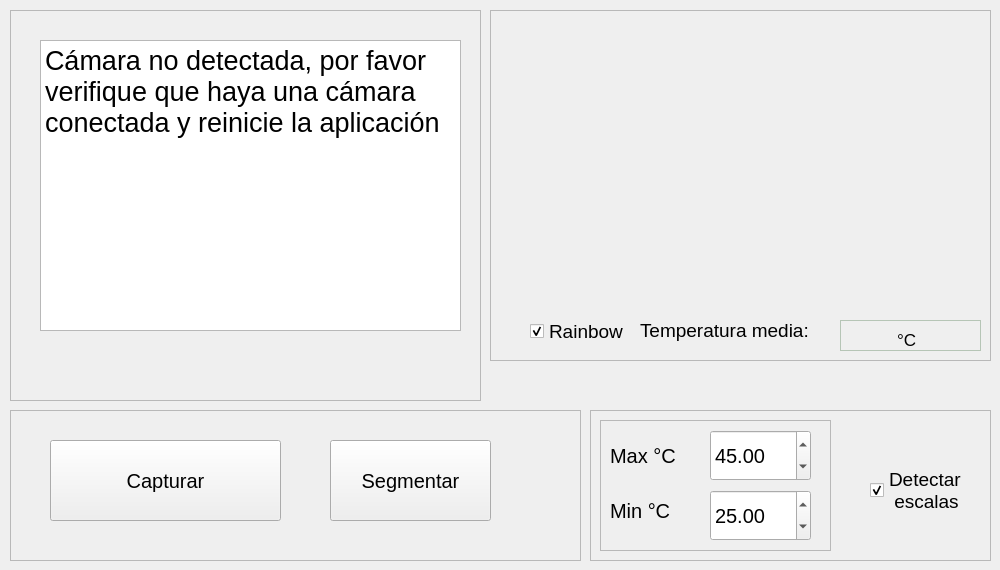
    <widget class="QWidget" name="tab">
     <attribute name="title">
      <string>Captura</string>
     </attribute>
     <widget class="QFrame" name="frame_2">
      <property name="geometry">
       <rect>
        <x>10</x>
        <y>10</y>
        <width>471</width>
        <height>391</height>
       </rect>
      </property>
      <property name="frameShape">
       <enum>QFrame::StyledPanel</enum>
      </property>
      <property name="frameShadow">
       <enum>QFrame::Raised</enum>
      </property>
      <widget class="QLabel" name="inputImg">
       <property name="geometry">
        <rect>
         <x>10</x>
         <y>10</y>
         <width>451</width>
         <height>331</height>
        </rect>
       </property>
       <property name="text">
        <string/>
       </property>
       <property name="pixmap">
        <pixmap>../../../../.designer/backup/ice.png</pixmap>
       </property>
       <property name="scaledContents">
        <bool>true</bool>
       </property>
      </widget>
      <widget class="QTextBrowser" name="textBrowser_2">
       <property name="geometry">
        <rect>
         <x>30</x>
         <y>30</y>
         <width>421</width>
         <height>291</height>
        </rect>
       </property>
       <property name="html">
        <string>&lt;!DOCTYPE HTML PUBLIC &quot;-//W3C//DTD HTML 4.0//EN&quot; &quot;http://www.w3.org/TR/REC-html40/strict.dtd&quot;&gt;
&lt;html&gt;&lt;head&gt;&lt;meta name=&quot;qrichtext&quot; content=&quot;1&quot; /&gt;&lt;style type=&quot;text/css&quot;&gt;
p, li { white-space: pre-wrap; }
&lt;/style&gt;&lt;/head&gt;&lt;body style=&quot; font-family:'Sans Serif'; font-size:20pt; font-weight:400; font-style:normal;&quot;&gt;
&lt;p style=&quot; margin-top:0px; margin-bottom:0px; margin-left:0px; margin-right:0px; -qt-block-indent:0; text-indent:0px;&quot;&gt;&lt;span style=&quot; font-family:'Noto Sans';&quot;&gt;Cámara no detectada, por favor verifique que haya una cámara conectada y reinicie la aplicación&lt;/span&gt;&lt;/p&gt;&lt;/body&gt;&lt;/html&gt;</string>
       </property>
      </widget>
      <zorder>textBrowser_2</zorder>
      <zorder>inputImg</zorder>
     </widget>
     <widget class="QFrame" name="sessionFrame">
      <property name="geometry">
       <rect>
        <x>10</x>
        <y>410</y>
        <width>571</width>
        <height>151</height>
       </rect>
      </property>
      <property name="frameShape">
       <enum>QFrame::StyledPanel</enum>
      </property>
      <property name="frameShadow">
       <enum>QFrame::Raised</enum>
      </property>
      <widget class="QPushButton" name="segButton">
       <property name="geometry">
        <rect>
         <x>320</x>
         <y>30</y>
         <width>161</width>
         <height>81</height>
        </rect>
       </property>
       <property name="font">
        <font>
         <pointsize>15</pointsize>
        </font>
       </property>
       <property name="text">
        <string>Segmentar</string>
       </property>
       <property name="shortcut">
        <string>Ctrl+F</string>
       </property>
      </widget>
      <widget class="QPushButton" name="captureButton">
       <property name="geometry">
        <rect>
         <x>40</x>
         <y>30</y>
         <width>231</width>
         <height>81</height>
        </rect>
       </property>
       <property name="font">
        <font>
         <pointsize>15</pointsize>
        </font>
       </property>
       <property name="text">
        <string>Capturar</string>
       </property>
      </widget>
     </widget>
     <widget class="QFrame" name="frame_6">
      <property name="geometry">
       <rect>
        <x>490</x>
        <y>10</y>
        <width>501</width>
        <height>351</height>
       </rect>
      </property>
      <property name="frameShape">
       <enum>QFrame::StyledPanel</enum>
      </property>
      <property name="frameShadow">
       <enum>QFrame::Raised</enum>
      </property>
      <widget class="QLabel" name="outputImg">
       <property name="geometry">
        <rect>
         <x>40</x>
         <y>20</y>
         <width>320</width>
         <height>240</height>
        </rect>
       </property>
       <property name="text">
        <string/>
       </property>
       <property name="pixmap">
        <pixmap>../../../../.designer/backup/ice.png</pixmap>
       </property>
       <property name="scaledContents">
        <bool>true</bool>
       </property>
      </widget>
      <widget class="QFrame" name="temperatureFrame">
       <property name="geometry">
        <rect>
         <x>350</x>
         <y>310</y>
         <width>141</width>
         <height>31</height>
        </rect>
       </property>
       <property name="palette">
        <palette>
         <active>
          <colorrole role="WindowText">
           <brush brushstyle="SolidPattern">
            <color alpha="255">
             <red>0</red>
             <green>0</green>
             <blue>0</blue>
            </color>
           </brush>
          </colorrole>
          <colorrole role="Button">
           <brush brushstyle="SolidPattern">
            <color alpha="255">
             <red>236</red>
             <green>255</green>
             <blue>236</blue>
            </color>
           </brush>
          </colorrole>
          <colorrole role="Light">
           <brush brushstyle="SolidPattern">
            <color alpha="255">
             <red>255</red>
             <green>255</green>
             <blue>255</blue>
            </color>
           </brush>
          </colorrole>
          <colorrole role="Midlight">
           <brush brushstyle="SolidPattern">
            <color alpha="255">
             <red>245</red>
             <green>255</green>
             <blue>245</blue>
            </color>
           </brush>
          </colorrole>
          <colorrole role="Dark">
           <brush brushstyle="SolidPattern">
            <color alpha="255">
             <red>118</red>
             <green>127</green>
             <blue>118</blue>
            </color>
           </brush>
          </colorrole>
          <colorrole role="Mid">
           <brush brushstyle="SolidPattern">
            <color alpha="255">
             <red>157</red>
             <green>170</green>
             <blue>157</blue>
            </color>
           </brush>
          </colorrole>
          <colorrole role="Text">
           <brush brushstyle="SolidPattern">
            <color alpha="255">
             <red>0</red>
             <green>0</green>
             <blue>0</blue>
            </color>
           </brush>
          </colorrole>
          <colorrole role="BrightText">
           <brush brushstyle="SolidPattern">
            <color alpha="255">
             <red>255</red>
             <green>255</green>
             <blue>255</blue>
            </color>
           </brush>
          </colorrole>
          <colorrole role="ButtonText">
           <brush brushstyle="SolidPattern">
            <color alpha="255">
             <red>0</red>
             <green>0</green>
             <blue>0</blue>
            </color>
           </brush>
          </colorrole>
          <colorrole role="Base">
           <brush brushstyle="SolidPattern">
            <color alpha="255">
             <red>255</red>
             <green>255</green>
             <blue>255</blue>
            </color>
           </brush>
          </colorrole>
          <colorrole role="Window">
           <brush brushstyle="SolidPattern">
            <color alpha="255">
             <red>236</red>
             <green>255</green>
             <blue>236</blue>
            </color>
           </brush>
          </colorrole>
          <colorrole role="Shadow">
           <brush brushstyle="SolidPattern">
            <color alpha="255">
             <red>0</red>
             <green>0</green>
             <blue>0</blue>
            </color>
           </brush>
          </colorrole>
          <colorrole role="AlternateBase">
           <brush brushstyle="SolidPattern">
            <color alpha="255">
             <red>245</red>
             <green>255</green>
             <blue>245</blue>
            </color>
           </brush>
          </colorrole>
          <colorrole role="ToolTipBase">
           <brush brushstyle="SolidPattern">
            <color alpha="255">
             <red>255</red>
             <green>255</green>
             <blue>220</blue>
            </color>
           </brush>
          </colorrole>
          <colorrole role="ToolTipText">
           <brush brushstyle="SolidPattern">
            <color alpha="255">
             <red>0</red>
             <green>0</green>
             <blue>0</blue>
            </color>
           </brush>
          </colorrole>
          <colorrole role="PlaceholderText">
           <brush brushstyle="SolidPattern">
            <color alpha="128">
             <red>0</red>
             <green>0</green>
             <blue>0</blue>
            </color>
           </brush>
          </colorrole>
         </active>
         <inactive>
          <colorrole role="WindowText">
           <brush brushstyle="SolidPattern">
            <color alpha="255">
             <red>0</red>
             <green>0</green>
             <blue>0</blue>
            </color>
           </brush>
          </colorrole>
          <colorrole role="Button">
           <brush brushstyle="SolidPattern">
            <color alpha="255">
             <red>236</red>
             <green>255</green>
             <blue>236</blue>
            </color>
           </brush>
          </colorrole>
          <colorrole role="Light">
           <brush brushstyle="SolidPattern">
            <color alpha="255">
             <red>255</red>
             <green>255</green>
             <blue>255</blue>
            </color>
           </brush>
          </colorrole>
          <colorrole role="Midlight">
           <brush brushstyle="SolidPattern">
            <color alpha="255">
             <red>245</red>
             <green>255</green>
             <blue>245</blue>
            </color>
           </brush>
          </colorrole>
          <colorrole role="Dark">
           <brush brushstyle="SolidPattern">
            <color alpha="255">
             <red>118</red>
             <green>127</green>
             <blue>118</blue>
            </color>
           </brush>
          </colorrole>
          <colorrole role="Mid">
           <brush brushstyle="SolidPattern">
            <color alpha="255">
             <red>157</red>
             <green>170</green>
             <blue>157</blue>
            </color>
           </brush>
          </colorrole>
          <colorrole role="Text">
           <brush brushstyle="SolidPattern">
            <color alpha="255">
             <red>0</red>
             <green>0</green>
             <blue>0</blue>
            </color>
           </brush>
          </colorrole>
          <colorrole role="BrightText">
           <brush brushstyle="SolidPattern">
            <color alpha="255">
             <red>255</red>
             <green>255</green>
             <blue>255</blue>
            </color>
           </brush>
          </colorrole>
          <colorrole role="ButtonText">
           <brush brushstyle="SolidPattern">
            <color alpha="255">
             <red>0</red>
             <green>0</green>
             <blue>0</blue>
            </color>
           </brush>
          </colorrole>
          <colorrole role="Base">
           <brush brushstyle="SolidPattern">
            <color alpha="255">
             <red>255</red>
             <green>255</green>
             <blue>255</blue>
            </color>
           </brush>
          </colorrole>
          <colorrole role="Window">
           <brush brushstyle="SolidPattern">
            <color alpha="255">
             <red>236</red>
             <green>255</green>
             <blue>236</blue>
            </color>
           </brush>
          </colorrole>
          <colorrole role="Shadow">
           <brush brushstyle="SolidPattern">
            <color alpha="255">
             <red>0</red>
             <green>0</green>
             <blue>0</blue>
            </color>
           </brush>
          </colorrole>
          <colorrole role="AlternateBase">
           <brush brushstyle="SolidPattern">
            <color alpha="255">
             <red>245</red>
             <green>255</green>
             <blue>245</blue>
            </color>
           </brush>
          </colorrole>
          <colorrole role="ToolTipBase">
           <brush brushstyle="SolidPattern">
            <color alpha="255">
             <red>255</red>
             <green>255</green>
             <blue>220</blue>
            </color>
           </brush>
          </colorrole>
          <colorrole role="ToolTipText">
           <brush brushstyle="SolidPattern">
            <color alpha="255">
             <red>0</red>
             <green>0</green>
             <blue>0</blue>
            </color>
           </brush>
          </colorrole>
          <colorrole role="PlaceholderText">
           <brush brushstyle="SolidPattern">
            <color alpha="128">
             <red>0</red>
             <green>0</green>
             <blue>0</blue>
            </color>
           </brush>
          </colorrole>
         </inactive>
         <disabled>
          <colorrole role="WindowText">
           <brush brushstyle="SolidPattern">
            <color alpha="255">
             <red>118</red>
             <green>127</green>
             <blue>118</blue>
            </color>
           </brush>
          </colorrole>
          <colorrole role="Button">
           <brush brushstyle="SolidPattern">
            <color alpha="255">
             <red>236</red>
             <green>255</green>
             <blue>236</blue>
            </color>
           </brush>
          </colorrole>
          <colorrole role="Light">
           <brush brushstyle="SolidPattern">
            <color alpha="255">
             <red>255</red>
             <green>255</green>
             <blue>255</blue>
            </color>
           </brush>
          </colorrole>
          <colorrole role="Midlight">
           <brush brushstyle="SolidPattern">
            <color alpha="255">
             <red>245</red>
             <green>255</green>
             <blue>245</blue>
            </color>
           </brush>
          </colorrole>
          <colorrole role="Dark">
           <brush brushstyle="SolidPattern">
            <color alpha="255">
             <red>118</red>
             <green>127</green>
             <blue>118</blue>
            </color>
           </brush>
          </colorrole>
          <colorrole role="Mid">
           <brush brushstyle="SolidPattern">
            <color alpha="255">
             <red>157</red>
             <green>170</green>
             <blue>157</blue>
            </color>
           </brush>
          </colorrole>
          <colorrole role="Text">
           <brush brushstyle="SolidPattern">
            <color alpha="255">
             <red>118</red>
             <green>127</green>
             <blue>118</blue>
            </color>
           </brush>
          </colorrole>
          <colorrole role="BrightText">
           <brush brushstyle="SolidPattern">
            <color alpha="255">
             <red>255</red>
             <green>255</green>
             <blue>255</blue>
            </color>
           </brush>
          </colorrole>
          <colorrole role="ButtonText">
           <brush brushstyle="SolidPattern">
            <color alpha="255">
             <red>118</red>
             <green>127</green>
             <blue>118</blue>
            </color>
           </brush>
          </colorrole>
          <colorrole role="Base">
           <brush brushstyle="SolidPattern">
            <color alpha="255">
             <red>236</red>
             <green>255</green>
             <blue>236</blue>
            </color>
           </brush>
          </colorrole>
          <colorrole role="Window">
           <brush brushstyle="SolidPattern">
            <color alpha="255">
             <red>236</red>
             <green>255</green>
             <blue>236</blue>
            </color>
           </brush>
          </colorrole>
          <colorrole role="Shadow">
           <brush brushstyle="SolidPattern">
            <color alpha="255">
             <red>0</red>
             <green>0</green>
             <blue>0</blue>
            </color>
           </brush>
          </colorrole>
          <colorrole role="AlternateBase">
           <brush brushstyle="SolidPattern">
            <color alpha="255">
             <red>236</red>
             <green>255</green>
             <blue>236</blue>
            </color>
           </brush>
          </colorrole>
          <colorrole role="ToolTipBase">
           <brush brushstyle="SolidPattern">
            <color alpha="255">
             <red>255</red>
             <green>255</green>
             <blue>220</blue>
            </color>
           </brush>
          </colorrole>
          <colorrole role="ToolTipText">
           <brush brushstyle="SolidPattern">
            <color alpha="255">
             <red>0</red>
             <green>0</green>
             <blue>0</blue>
            </color>
           </brush>
          </colorrole>
          <colorrole role="PlaceholderText">
           <brush brushstyle="SolidPattern">
            <color alpha="128">
             <red>0</red>
             <green>0</green>
             <blue>0</blue>
            </color>
           </brush>
          </colorrole>
         </disabled>
        </palette>
       </property>
       <property name="frameShape">
        <enum>QFrame::StyledPanel</enum>
       </property>
       <property name="frameShadow">
        <enum>QFrame::Raised</enum>
       </property>
       <widget class="QLabel" name="temperatureLabel">
        <property name="geometry">
         <rect>
          <x>10</x>
          <y>10</y>
          <width>111</width>
          <height>20</height>
         </rect>
        </property>
        <property name="font">
         <font>
          <pointsize>13</pointsize>
         </font>
        </property>
        <property name="text">
         <string>          °C</string>
        </property>
       </widget>
      </widget>
      <widget class="QLabel" name="label_7">
       <property name="geometry">
        <rect>
         <x>150</x>
         <y>300</y>
         <width>181</width>
         <height>41</height>
        </rect>
       </property>
       <property name="font">
        <font>
         <pointsize>14</pointsize>
        </font>
       </property>
       <property name="text">
        <string>Temperatura media:</string>
       </property>
      </widget>
      <widget class="QCheckBox" name="rainbowCheckBox">
       <property name="geometry">
        <rect>
         <x>40</x>
         <y>310</y>
         <width>141</width>
         <height>23</height>
        </rect>
       </property>
       <property name="font">
        <font>
         <pointsize>14</pointsize>
        </font>
       </property>
       <property name="text">
        <string>Rainbow</string>
       </property>
       <property name="checked">
        <bool>true</bool>
       </property>
      </widget>
      <widget class="QLabel" name="imgName">
       <property name="geometry">
        <rect>
         <x>410</x>
         <y>260</y>
         <width>81</width>
         <height>41</height>
        </rect>
       </property>
       <property name="text">
        <string/>
       </property>
      </widget>
      <zorder>outputImg</zorder>
      <zorder>label_7</zorder>
      <zorder>temperatureFrame</zorder>
      <zorder>rainbowCheckBox</zorder>
      <zorder>imgName</zorder>
     </widget>
     <widget class="QFrame" name="tempScaleFrame">
      <property name="geometry">
       <rect>
        <x>590</x>
        <y>410</y>
        <width>401</width>
        <height>151</height>
       </rect>
      </property>
      <property name="frameShape">
       <enum>QFrame::StyledPanel</enum>
      </property>
      <property name="frameShadow">
       <enum>QFrame::Raised</enum>
      </property>
      <widget class="QFrame" name="tempFrame">
       <property name="enabled">
        <bool>true</bool>
       </property>
       <property name="geometry">
        <rect>
         <x>10</x>
         <y>10</y>
         <width>231</width>
         <height>131</height>
        </rect>
       </property>
       <property name="frameShape">
        <enum>QFrame::StyledPanel</enum>
       </property>
       <property name="frameShadow">
        <enum>QFrame::Raised</enum>
       </property>
       <widget class="QLabel" name="minLabel">
        <property name="geometry">
         <rect>
          <x>10</x>
          <y>70</y>
          <width>71</width>
          <height>41</height>
         </rect>
        </property>
        <property name="font">
         <font>
          <pointsize>15</pointsize>
         </font>
        </property>
        <property name="text">
         <string>Min °C</string>
        </property>
       </widget>
       <widget class="QDoubleSpinBox" name="minSpinBox">
        <property name="enabled">
         <bool>true</bool>
        </property>
        <property name="geometry">
         <rect>
          <x>110</x>
          <y>70</y>
          <width>101</width>
          <height>51</height>
         </rect>
        </property>
        <property name="font">
         <font>
          <pointsize>15</pointsize>
         </font>
        </property>
        <property name="value">
         <double>25.000000000000000</double>
        </property>
       </widget>
       <widget class="QLabel" name="maxLabel">
        <property name="geometry">
         <rect>
          <x>10</x>
          <y>20</y>
          <width>81</width>
          <height>31</height>
         </rect>
        </property>
        <property name="font">
         <font>
          <pointsize>15</pointsize>
         </font>
        </property>
        <property name="text">
         <string>Max °C</string>
        </property>
       </widget>
       <widget class="QDoubleSpinBox" name="maxSpinBox">
        <property name="enabled">
         <bool>true</bool>
        </property>
        <property name="geometry">
         <rect>
          <x>110</x>
          <y>10</y>
          <width>101</width>
          <height>51</height>
         </rect>
        </property>
        <property name="font">
         <font>
          <pointsize>15</pointsize>
         </font>
        </property>
        <property name="value">
         <double>45.000000000000000</double>
        </property>
       </widget>
      </widget>
      <widget class="QCheckBox" name="autoScaleCheckBox">
       <property name="geometry">
        <rect>
         <x>280</x>
         <y>50</y>
         <width>101</width>
         <height>61</height>
        </rect>
       </property>
       <property name="font">
        <font>
         <pointsize>14</pointsize>
        </font>
       </property>
       <property name="text">
        <string>Detectar 
 escalas</string>
       </property>
       <property name="checked">
        <bool>true</bool>
       </property>
      </widget>
     </widget>
     <zorder>sessionFrame</zorder>
     <zorder>frame_2</zorder>
     <zorder>frame_6</zorder>
     <zorder>tempScaleFrame</zorder>
    </widget>
